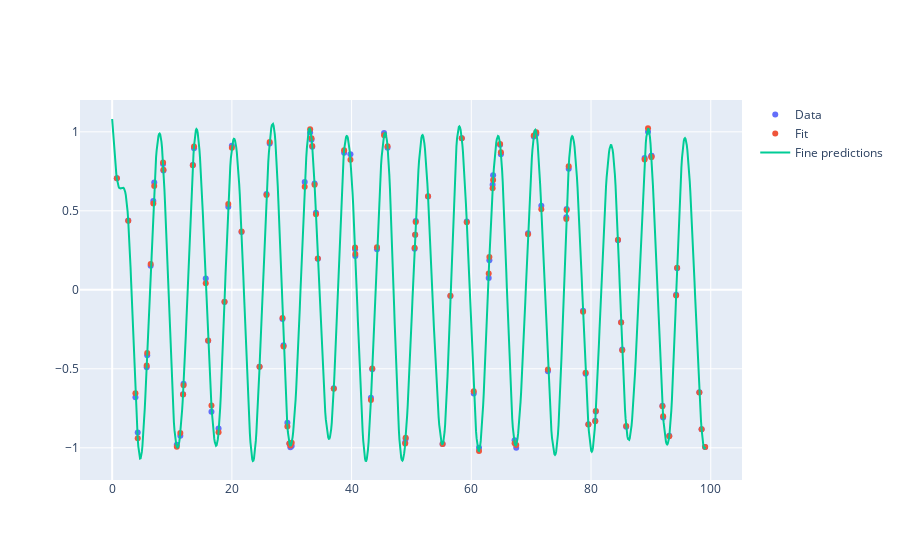

Here is the notebook cell this chart was saved with:
### Code cell
fig = go.Figure()

fig.add_trace(go.Scatter(x=x, y=y, mode="markers", name="Data"))
fig.add_trace(go.Scatter(x=x, y=sol["basis"]@sol["coef_"], mode="markers",name="Fit"))
fig.add_trace(go.Scatter(x=xpred, y=ypred, mode="lines", name="Fine predictions"))
